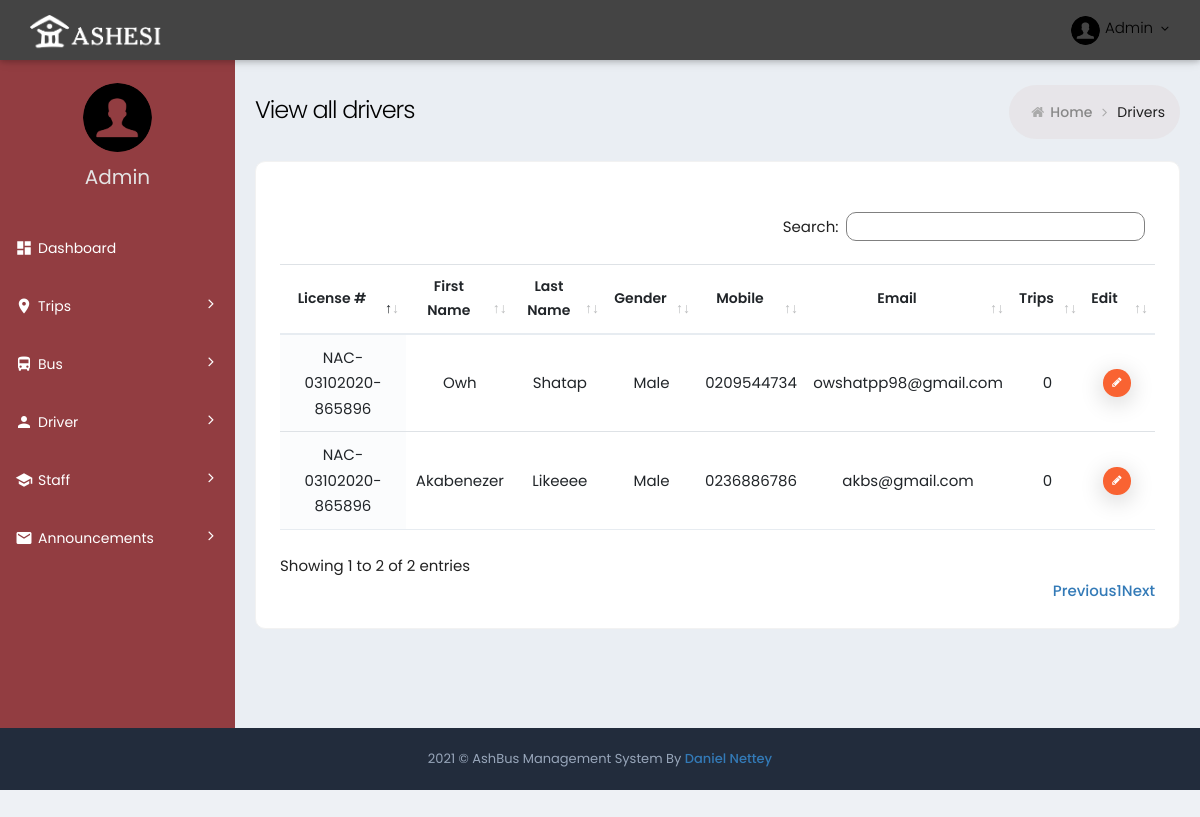
/driver/, run on the app's committed database.
### ashbus/ashbus_web/models.py (models this page shows, shortened)
class Driver(models.Model):
    license_number = models.CharField(max_length=20)
    person = models.ForeignKey(Person, on_delete=models.CASCADE)

class Person(models.Model):
    email = models.CharField(max_length=40)
    first_name = models.CharField(max_length=20)
    last_name = models.CharField(max_length=20)
    mobile = models.CharField(max_length=20)
    gender = models.CharField(max_length=10)
    number_of_trips = models.IntegerField(default=0)

### ashbus/ashbus_web/views.py (the view)
# urls.py: path('driver/', DriverView, name="driver"),
def DriverView(request):
    driver = Driver.objects.all()
    return render(request, "drivers.html", {"driver":driver})

### ashbus/ashbus_web/templates/drivers.html
{% extends 'innerBase.html'  %}
{% block Content %}
<div class="page-content-wrapper">
	<div class="page-content">
		<div class="page-bar">
			<div class="page-title-breadcrumb">
				<div class=" pull-left">
					<div class="page-title">View all drivers</div>
				</div>
				<ol class="breadcrumb page-breadcrumb pull-right">
					<li><i class="fa fa-home"></i>&nbsp;<a class="parent-item" href="{% url 'index' %}">Home</a>&nbsp;<i
							class="fa fa-angle-right"></i>
					</li>
					<li class="active">Drivers</li>
				</ol>
			</div>
		</div>
		<div class="row">
			<div class="col-md-12">
				<div class="card card-box">
					<div class="card-body ">
						<div class="row p-b-20">
						</div>
						<div class="table-scrollable">
							<table class="table table-hover table-checkable order-column full-width" id="example4">
								<thead>
									<tr>
										<th class="center"> License # </th>
										<th class="center"> First Name </th>
										<th class="center"> Last Name</th>
										<th class="center"> Gender </th>
										<th class="center"> Mobile </th>
										<th class="center"> Email </th>
										<th class="center"> Trips </th>
										<th class="center"> Edit </th>
									</tr>
								</thead>
								<tbody>
									{% for driver in driver %}
									<form action="">
										<tr class="odd gradeX">
											<td class="center"> {{ driver.license_number }} </td>
											<td class="center"> {{ driver.person.first_name }} </td>
											<td class="center"> {{ driver.person.last_name }} </td>
											<td class="center"> {{ driver.person.gender }} </td>
											<td class="center"> {{ driver.person.mobile }} </td>
											<td class="center"> {{ driver.person.email }} </td>
											<td class="center"> {{ driver.person.number_of_trips }} </td>
											<td class="center">
												<a href="{% url 'edit_driver' driver.id %}" class="btn btn-tbl-delete btn-xs">
													<i class="fa fa-pencil"></i>
												</a>
											</td>
										</tr>
									</form>
									{% endfor %}
								</tbody>
							</table>
						</div>
					</div>
				</div>
			</div>
		</div>
	</div>
</div>
{% endblock Content %}

### ashbus/ashbus_web/static/css/material_style.css (style rules this page uses)
.full-width { width: 100% !important; }

### ashbus/ashbus_web/static/css/responsive.css (style rules this page uses)
@media (min-width:992px) { .page-content-wrapper { float: left; width: 100% } }
@media (min-width:992px) { .page-content-wrapper .page-content { margin-left: 235px; margin-top: 0; min-height: 600px; padding: 25px 20px 10px } }

### ashbus/ashbus_web/static/css/theme-color.css (style rules this page uses)
:root { --sidebar-color: #ffffff; --sidebar-font-color: #4680ff; --logo-color: #222c3c; --header-color: #6673FC; }

### data on the page
Driver: license_number "NAC-03102020-865896", person.first_name "Owh", person.last_name "Shatap", person.gender "Male", person.mobile "0209544734", person.email "owshatpp98@gmail.com", person.number_of_trips "0"
Driver: license_number "NAC-03102020-865896", person.first_name "Akabenezer", person.last_name "Likeeee", person.gender "Male", person.mobile "0236886786", person.email "akbs@gmail.com", person.number_of_trips "0"
